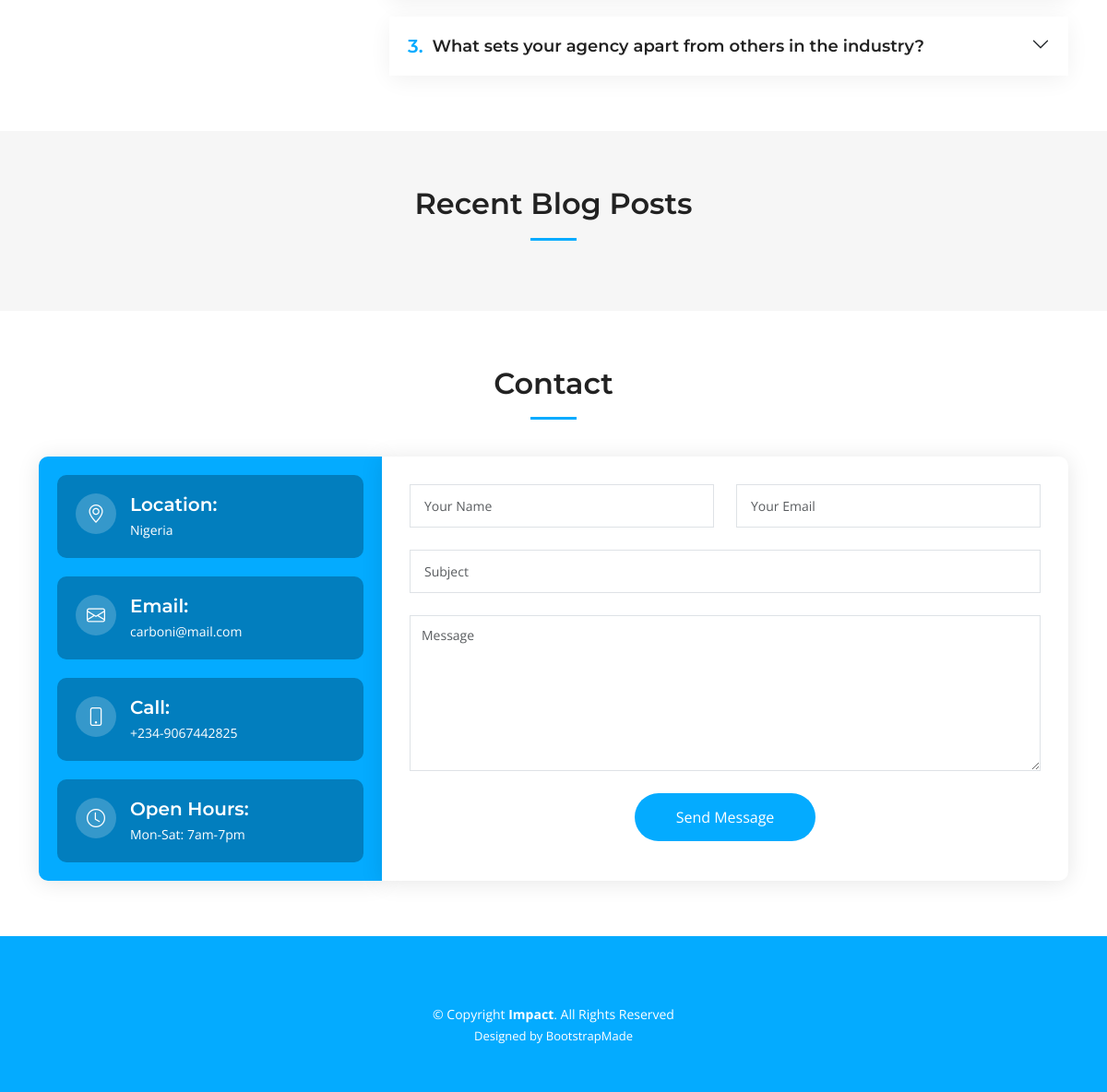
Before: / (lower part) with the older database file.
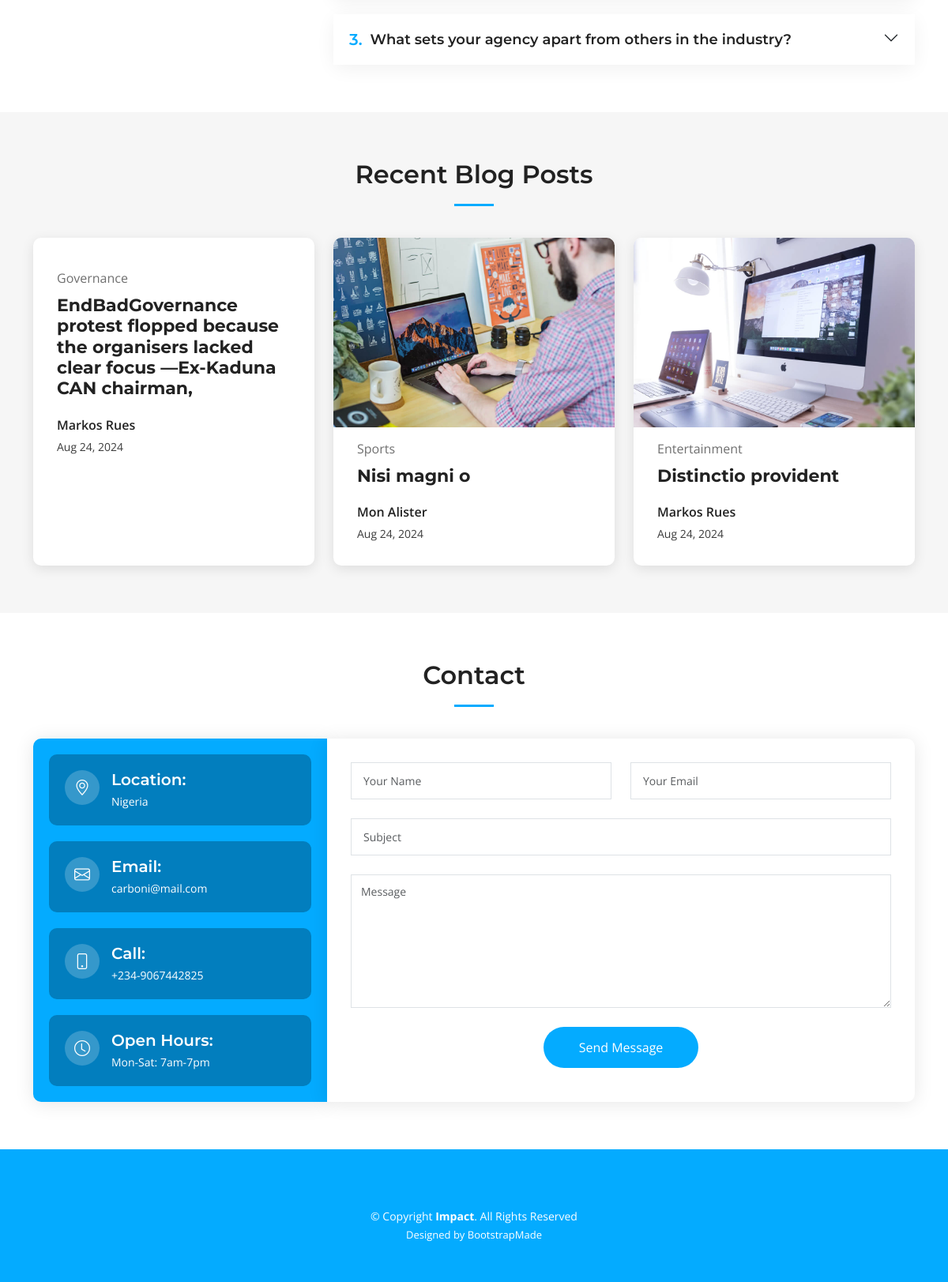
After: the same page with the newer database file.
### companyApp/models.py (models this page shows, shortened)
class FrequentlyAskedQuestion(models.Model):
    question = models.CharField(max_length=300)
    answer = models.TextField(default='add')

class GeneralInfo(models.Model):
    company_name = models.CharField(max_length=222, default="Company Name")
    location = models.CharField(max_length=300)
    email = models.EmailField()
    phone = models.CharField(max_length=20)
    open_hours = models.CharField(max_length=100, blank=True, null=True)
    video_url = models.URLField(blank=True, null=True)
    twitter_url = models.URLField(blank=True, null=True)
    facebook_url = models.URLField(blank=True, null=True)
    instagram_url = models.URLField(blank=True, null=True)
    linkedin_url = models.URLField(blank=True, null=True)

class Blog(models.Model):
    blog_image = models.CharField(max_length=225, null=True, blank=True)
    category = models.CharField(max_length=50, null=True, blank=True)
    title = models.CharField(max_length=100)
    author = models.ForeignKey(Author, on_delete=models.CASCADE, blank=True, null=True)
    created_at = models.DateTimeField(auto_now_add=True)
    content = RichTextField() #models.TextField()

class Author(models.Model):
    first_name = models.CharField(max_length=100)
    last_name = models.CharField(max_length=100, null=True, blank=True)
    country = models.CharField(max_length=50)
    joined_at = models.DateTimeField(null=True, blank=True)

### companyApp/views.py (the view)
# urls.py: path("", views.index, name="home"),
def index(request):
    general_info = GeneralInfo.objects.first()
    services = Service.objects.all()
    testimonials = Testimonial.objects.all()
    faqs = FrequentlyAskedQuestion.objects.all()
    recent_blogs = Blog.objects.all().order_by('-created_at')[:3]
    context = {
        "company_name": general_info.company_name,
        "location":general_info.location,
        "email":general_info.email,
        "phone":general_info.phone,
        "open_hours":general_info.open_hours,
        "video_url":general_info.video_url,
        "twitter":general_info.twitter_url,
        "facebook":general_info.facebook_url,
        "instagram":general_info.instagram_url,
        "linkedin":general_info.linkedin_url,
        "services":services,
        "testimonials":testimonials,
        "faqs":faqs,
        "recent_blogs":recent_blogs,
    }
    return render(request, "index.html", context)

### templates/index.html (shortened to what this page needs)
{% extends 'assets/base.html' %}
{% load static %}
{% block content %}
  <section id="faq" class="faq">
    <div class="container" data-aos="fade-up">
      <div class="row gy-4">
        <div class="col-lg-4">
        </div>
        <div class="col-lg-8">
          <div class="accordion accordion-flush" id="faqlist" data-aos="fade-up" data-aos-delay="100">
            {% for faq in faqs %}
            <div class="accordion-item">
              <h3 class="accordion-header">
                <button class="accordion-button collapsed" type="button" data-bs-toggle="collapse" data-bs-target="#faq-content-{{forloop.counter}}">
                  <span class="num">{{forloop.counter}}.</span>
                  {{faq.question}}
                </button>
              </h3>
            </div>
            {% endfor %}
          </div>
        </div>
      </div>
    </div>
  </section>
  <section id="recent-posts" class="recent-posts sections-bg">
    <div class="container" data-aos="fade-up">
      <div class="section-header">
        <h2>Recent Blog Posts</h2>
      </div>
      <div class="row gy-4">
        {% for recent_blog in recent_blogs %}
        <div class="col-xl-4 col-md-6">
          <article>
            <div class="post-img">
                {% if 'http' in recent_blog.blog_image %}
              <img src="{{ recent_blog.blog_image }}" alt="" class="img-fluid">
                {% else %}
              <img src="{% static recent_blog.blog_image %}" alt="" class="img-fluid">
                {% endif %}
            </div>
            <p class="post-category">{{recent_blog.category}}</p>
            <h2 class="title">
              <a href="{% url 'blog_details' blog_id=recent_blog.id %}">{{recent_blog.title}}</a>
            </h2>
            <div class="d-flex align-items-center">
              <div class="post-meta">
                <p class="post-author">{{recent_blog.author.first_name}} {{recent_blog.author.last_name}}</p>
                <p class="post-date">
                  <time datetime="2022-01-01">{{recent_blog.created_at|date:'M j, Y'}}</time>
                </p>
              </div>
            </div>
          </article>
        </div>
        {% endfor %}
      </div>
    </div>
  </section>
  <section id="contact" class="contact">
    <div class="container" data-aos="fade-up">
      <div class="section-header">
        <h2>Contact</h2>
      </div>
      <div class="row gx-lg-0 gy-4">
        <div class="col-lg-4">
          <div class="info-container d-flex flex-column align-items-center justify-content-center">
            <div class="info-item d-flex">
              <i class="bi bi-geo-alt flex-shrink-0"></i>
              <div>
                <h4>Location:</h4>
                <p>{{location}}</p>
              </div>
            </div>
            <div class="info-item d-flex">
              <i class="bi bi-envelope flex-shrink-0"></i>
              <div>
                <h4>Email:</h4>
                <p>{{email}}</p>
              </div>
            </div>
            <div class="info-item d-flex">
              <i class="bi bi-phone flex-shrink-0"></i>
              <div>
                <h4>Call:</h4>
                <p>{{phone}}</p>
              </div>
            </div>
            <div class="info-item d-flex">
              <i class="bi bi-clock flex-shrink-0"></i>
              <div>
                <h4>Open Hours:</h4>
                <p>Mon-Sat: {{open_hours}}</p>
              </div>
            </div>
          </div>
        </div>
        <div class="col-lg-8">
          <form action="{% url 'contact-form' %}" method="post" role="form" class="php-email-form">
            <div class="row">
              <div class="col-md-6 form-group">
                <input type="text" name="name" class="form-control" id="name" placeholder="Your Name" required>
              </div>
              <div class="col-md-6 form-group mt-3 mt-md-0">
                <input type="email" class="form-control" name="email" id="email" placeholder="Your Email" required>
              </div>
            </div>
            <div class="form-group mt-3">
              <input type="text" class="form-control" name="subject" id="subject" placeholder="Subject" required>
            </div>
            <div class="form-group mt-3">
              <textarea class="form-control" name="message" rows="7" placeholder="Message" required></textarea>
            </div>
            <div class="text-center"><button type="submit">Send Message</button></div>
          </form>
        </div>
      </div>
    </div>
  </section>
{% endblock %}

### templates/assets/base.html (shortened to what this page needs)
{% load static %}
<!DOCTYPE html>
<html lang="en">
<head>
  <link href="{% static 'assets/vendor/bootstrap/css/bootstrap.min.css' %}" rel="stylesheet">
  <link href="{% static 'assets/vendor/bootstrap-icons/bootstrap-icons.css' %}" rel="stylesheet">
  <link href="{% static 'assets/vendor/aos/aos.css' %}" rel="stylesheet">
  <link href="{% static 'assets/vendor/glightbox/css/glightbox.min.css' %}" rel="stylesheet">
  <link href="{% static 'assets/vendor/swiper/swiper-bundle.min.css' %}" rel="stylesheet">
  <link href="{% static 'assets/css/main.css' %}" rel="stylesheet">
</head>
<body>
<main id="main">
  {% block content %}
  {% endblock %}
</main>
  {% include 'assets/footer.html' %}
</body>
</html>

### templates/assets/header.html (shortened to what this page needs)
{% load static %}

### templates/assets/hero.html (shortened to what this page needs)
{% load static %}

### templates/assets/footer.html
  <footer id="footer" class="footer">
    <div class="container mt-4">
      <div class="copyright">
        &copy; Copyright <strong><span>Impact</span></strong>. All Rights Reserved
      </div>
      <div class="credits">
        Designed by <a href="https://bootstrapmade.com/">BootstrapMade</a>
      </div>
    </div>
  </footer>

### static/assets/css/main.css (style rules this page uses)
:root { --font-default: "Open Sans", system-ui, -apple-system, "Segoe UI", Roboto, "Helvetica Neue", Arial, "Noto Sans", "Liberation Sans", sans-serif, "Apple Color Emoji", "Segoe UI Emoji", "Segoe UI Symbol", "Noto Color Emoji"; --font-primary: "Montserrat", sans-serif; --font-secondary: "Poppins", sans-serif; }
:root { --color-default: #222222; --color-primary: #04abff; --color-secondary: #f85a40; }
:root { scroll-behavior: smooth; }
body { font-family: var(--font-default); color: var(--color-default); }
a { color: var(--color-primary); text-decoration: none; }
h1, h2, h3, h4, h5, h6 { font-family: var(--font-primary); }
section { padding: 60px 0; overflow: hidden; }
.sections-bg { background-color: #f6f6f6; }
.section-header { text-align: center; padding-bottom: 20px; }
.section-header h2 { font-size: 32px; font-weight: 600; margin-bottom: 20px; padding-bottom: 20px; position: relative; }
.section-header h2:after { content: ""; position: absolute; display: block; width: 50px; height: 3px; background: var(--color-primary); left: 0; right: 0; bottom: 0; margin: auto; }
section { scroll-margin-top: 70px; }
.faq .accordion-item { border: 0; margin-bottom: 20px; box-shadow: 0px 5px 25px 0px rgba(0, 0, 0, 0.06); border-radius: 10px; }
.faq .accordion-item:last-child { margin-bottom: 0; }
.faq .accordion-button { padding: 20px 50px 20px 20px; font-weight: 600; border: 0; font-size: 18px; line-height: 24px; color: var(--color-default); text-align: left; background: #fff; box-shadow: none; border-radius: 10px; }
.faq .accordion-button .num { padding-right: 10px; font-size: 20px; line-height: 0; color: var(--color-primary); }
.faq .accordion-button:after { position: absolute; right: 20px; top: 20px; }
.recent-posts article { box-shadow: 0 4px 16px rgba(0, 0, 0, 0.1); background-color: #fff; padding: 30px; height: 100%; border-radius: 10px; overflow: hidden; }
.recent-posts .post-img { max-height: 240px; margin: -30px -30px 15px -30px; overflow: hidden; }
.recent-posts .post-category { font-size: 16px; color: #6f6f6f; margin-bottom: 10px; }
.recent-posts .title { font-size: 22px; font-weight: 700; padding: 0; margin: 0 0 20px 0; }
.recent-posts .title a { color: var(--color-default); transition: 0.3s; }
.recent-posts .post-author { font-weight: 600; margin-bottom: 5px; }
.recent-posts .post-date { font-size: 14px; color: #3c3c3c; margin-bottom: 0; }
.contact .info-container { background-color: var(--color-primary); height: 100%; padding: 20px; border-radius: 10px 0 0 10px; box-shadow: 0px 2px 25px rgba(0, 0, 0, 0.1); }
.contact .info-item { width: 100%; background-color: #027ebe; margin-bottom: 20px; padding: 20px; border-radius: 10px; color: #fff; }
.contact .info-item:last-child { margin-bottom: 0; }
.contact .info-item i { font-size: 20px; color: #fff; float: left; width: 44px; height: 44px; background-color: rgba(255, 255, 255, 0.2); display: flex; justify-content: center; align-items: center; border-radius: 50px; transition: all 0.3s ease-in-out; margin-right: 15px; }
.contact .info-item h4 { padding: 0; font-size: 20px; font-weight: 600; margin-bottom: 5px; }
.contact .info-item p { padding: 0; margin-bottom: 0; font-size: 14px; }
.contact .php-email-form { width: 100%; height: 100%; background: #fff; box-shadow: 0px 2px 25px rgba(0, 0, 0, 0.1); padding: 30px; border-radius: 0 10px 10px 0; }
.contact .php-email-form .form-group { padding-bottom: 8px; }
.contact .php-email-form input, .contact .php-email-form textarea { border-radius: 0; box-shadow: none; font-size: 14px; }
.contact .php-email-form input[type=text], .contact .php-email-form input[type=email], .contact .php-email-form textarea { padding: 12px 15px; }
.contact .php-email-form textarea { padding: 10px 12px; }
.contact .php-email-form button[type=submit] { background: var(--color-primary); border: 0; padding: 14px 45px; color: #fff; transition: 0.4s; border-radius: 50px; }
.footer { font-size: 14px; background-color: var(--color-primary); padding: 50px 0; color: white; }
.footer .copyright { text-align: center; }
.footer .credits { padding-top: 4px; text-align: center; font-size: 13px; }
.footer .credits a { color: #fff; }

Changed rows visible on the page:
added Blog: category "Governance", title "EndBadGovernance protest flopped because the organisers lacked clear focus —Ex-Kaduna CAN chairman,", author.first_name "Markos", author.last_name "Rues", created_at "Aug 24, 2024"
added Blog: blog_image (picture), category "Sports", title "Nisi magni o", author.first_name "Mon", author.last_name "Alister", created_at "Aug 24, 2024"
added Blog: blog_image (picture), category "Entertainment", title "Distinctio provident", author.first_name "Markos", author.last_name "Rues", created_at "Aug 24, 2024"
